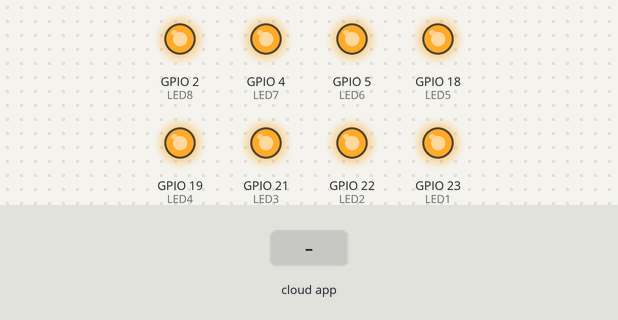
Recording of a sketch running on a simulated ESP8266 (NodeMCU). On the bench: output pins drawn as LEDs (lit = HIGH). Inputs (shaded band) come from the test bench. WiFi joins after 1.5 s; servers stay silent unless stated; what the sketch prints to the serial monitor is not drawn.

Above: at 2.7 s.
2.8 s: the phone or cloud app sets switch.1 to 1
At 4.0 s:
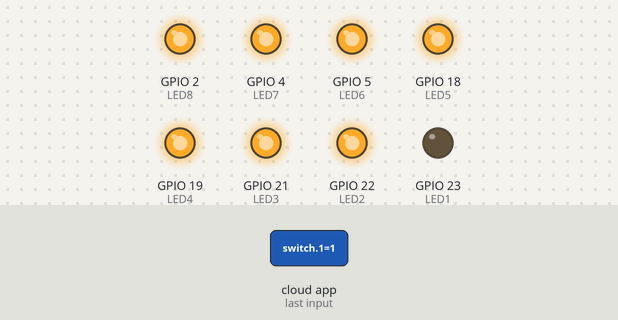
4.3 s: the phone or cloud app sets switch.2 to 1
At 5.3 s:
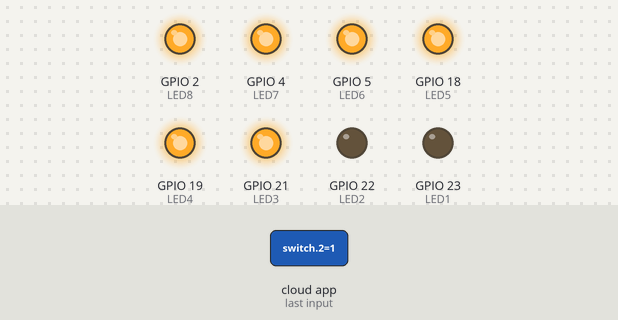
5.8 s: the phone or cloud app sets switch.1 to 0
At 6.4 s:
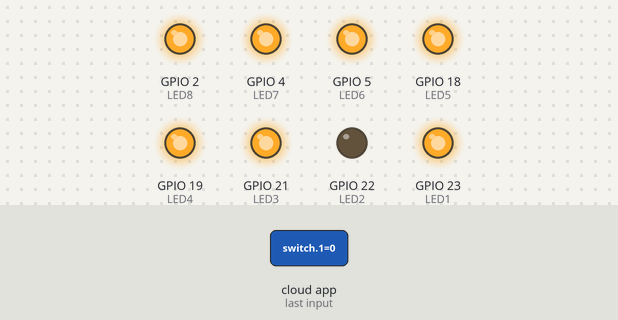
7.3 s: the phone or cloud app sets switch.3 to 1
At 8.5 s:
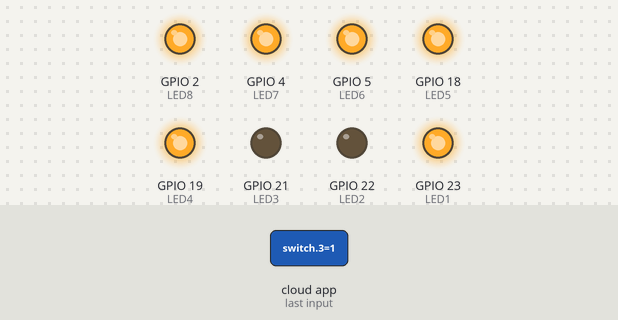
8.8 s: the phone or cloud app sets switch.4 to 1
At 9.9 s:
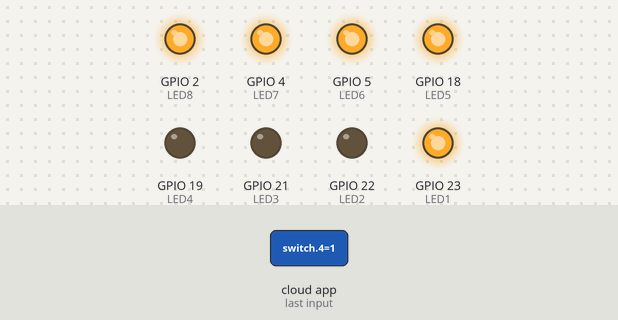
10.3 s: the phone or cloud app sets switch.5 to 1
At 11.0 s:
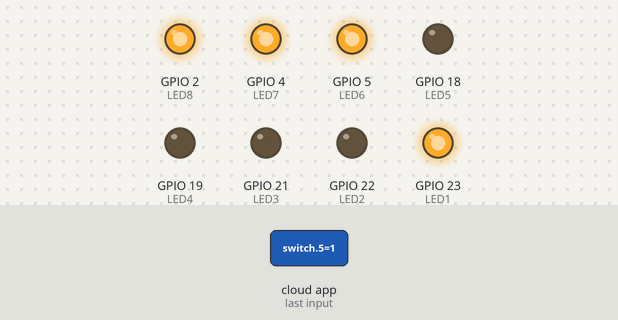
Timing chart, 0 to 12.8 s (numbered marks = the images above; inputs shaded):
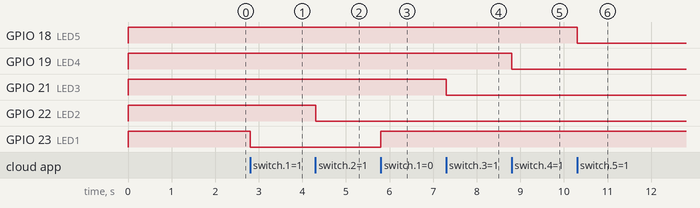

The sketch:

alexa_with_8_channel_relay.ino
```cpp
#include <Arduino.h>
#if defined(ESP8266)
    #include <ESP8266WiFi.h>
#elif defined(ESP32)
    #include <WiFi.h>
#endif
#include <ESPAsyncWebServer.h>
#include "fauxmoESP.h"

#define WIFI_SSID "YOUR SSID"
#define WIFI_PASS "YOUR PASSWORD"

fauxmoESP fauxmo;
AsyncWebServer server(80);

#define SERIAL_BAUDRATE                 115200
#define LED1                           23
#define LED2                           22
#define LED3                           21
#define LED4                           19
#define LED5                           18
#define LED6                           5
#define LED7                           4
#define LED8                           2

void wifiSetup() {
    WiFi.mode(WIFI_STA);
    Serial.printf("[WIFI] Connecting to %s ", WIFI_SSID);
    WiFi.begin(WIFI_SSID, WIFI_PASS);
    while (WiFi.status() != WL_CONNECTED) {
        Serial.print(".");
        delay(100);
    }
    Serial.println();
    Serial.printf("[WIFI] STATION Mode, SSID: %s, IP address: %s\n", WiFi.SSID().c_str(), WiFi.localIP().toString().c_str());

}

void serverSetup() {
    server.on("/index.html", HTTP_GET, [](AsyncWebServerRequest *request){
        request->send(200, "text/plain", "Hello, world");
    });

    server.onRequestBody([](AsyncWebServerRequest *request, uint8_t *data, size_t len, size_t index, size_t total) {
        if (fauxmo.process(request->client(), request->method() == HTTP_GET, request->url(), String((char *)data))) return;
    });
    server.onNotFound([](AsyncWebServerRequest *request) {
        String body = (request->hasParam("body", true)) ? request->getParam("body", true)->value() : String();
        if (fauxmo.process(request->client(), request->method() == HTTP_GET, request->url(), body)) return;

    });
    server.begin();

}

void setup() {


    Serial.begin(SERIAL_BAUDRATE);
    Serial.println();
    Serial.println();
    pinMode(LED1, OUTPUT);
    digitalWrite(LED1, HIGH);
    pinMode(LED2, OUTPUT);
    digitalWrite(LED2, HIGH);
    pinMode(LED3, OUTPUT);
    digitalWrite(LED3, HIGH);
    pinMode(LED4, OUTPUT);
    digitalWrite(LED4, HIGH);
    pinMode(LED5, OUTPUT);
    digitalWrite(LED5, HIGH);
    pinMode(LED6, OUTPUT);
    digitalWrite(LED6, HIGH);
    pinMode(LED7, OUTPUT);
    digitalWrite(LED7, HIGH);
    pinMode(LED8, OUTPUT);
    digitalWrite(LED8, HIGH);
    wifiSetup();
    serverSetup();
    fauxmo.createServer(false);
    fauxmo.setPort(80);
    fauxmo.enable(true);
    fauxmo.addDevice("switch 1");
fauxmo.addDevice("switch 2");
fauxmo.addDevice("switch 3");
    fauxmo.addDevice("switch 4");
    fauxmo.addDevice("switch 5");
    fauxmo.addDevice("switch 6");
    fauxmo.addDevice("switch 7");
    fauxmo.addDevice("switch 8");

    fauxmo.onSetState([](unsigned char device_id, const char * device_name, bool state, unsigned char value) {
     Serial.printf("[MAIN] Device #%d (%s) state: %s value: %d\n", device_id, device_name, state ? "ON" : "OFF", value);
if (strcmp(device_name, "switch 1")==0) {
            digitalWrite(LED1, state ? LOW  : HIGH);
        } else if (strcmp(device_name, "switch 2")==0) {
            digitalWrite(LED2, state ? LOW  : HIGH);
        } else if (strcmp(device_name, "switch 3")==0) {
            digitalWrite(LED3, state ? LOW  : HIGH);
        } else if (strcmp(device_name, "switch 4")==0) {
            digitalWrite(LED4, state ? LOW  : HIGH);
        } else if (strcmp(device_name, "switch 5")==0) {
            digitalWrite(LED5, state ? LOW  : HIGH);
        }else if (strcmp(device_name, "switch 6")==0) {
            digitalWrite(LED6, state ? LOW  : HIGH);
        }else if (strcmp(device_name, "switch 7")==0) {
            digitalWrite(LED7, state ? LOW  : HIGH);
        }else if (strcmp(device_name, "switch 8")==0) {
            digitalWrite(LED8, state ? LOW  : HIGH);
        }


    });

}

void loop() {
fauxmo.handle();
static unsigned long last = millis();
    if (millis() - last > 5000) {
        last = millis();
        Serial.printf("[MAIN] Free heap: %d bytes\n", ESP.getFreeHeap());
    }

}
```

Measured:
- after the input at 2.8 s, GPIO 23 (LED1): HIGH → LOW at once
- after the input at 4.3 s, GPIO 22 (LED2): HIGH → LOW at once
- after the input at 5.8 s, GPIO 23 (LED1): LOW → HIGH at once
- after the input at 7.3 s, GPIO 21 (LED3): HIGH → LOW at once
- after the input at 8.8 s, GPIO 19 (LED4): HIGH → LOW at once
- after the input at 10.3 s, GPIO 18 (LED5): HIGH → LOW at once
